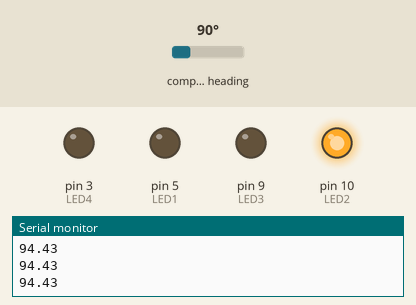
Bench run of a sketch on a simulated Arduino Uno, built with avr-gcc and run on an emulated ATmega328P. On the bench: output pins drawn as LEDs (lit = HIGH), the last lines printed to the serial monitor. The inputs (shaded band) are chosen by the test bench; at power-on: compass heading 90°.

Above: at 1.2 s.
1.3 s: compass heading set to 81°
2.8 s: compass heading set to 71°
At 3.4 s:
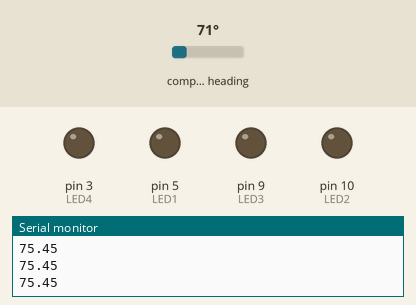
4.3 s: compass heading set to 180°
At 5.5 s:
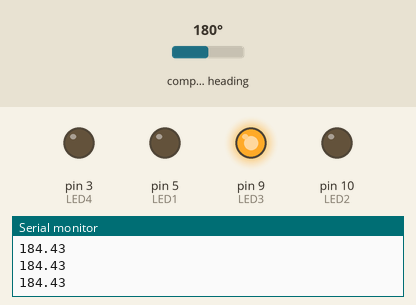
5.8 s: compass heading set to 191°
At 7.0 s:
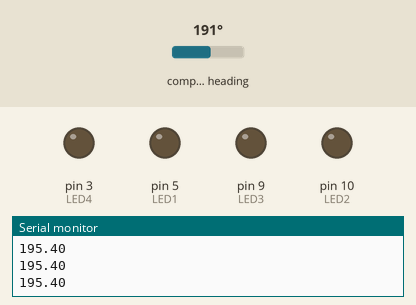
7.3 s: compass heading set to 249°
8.8 s: compass heading set to 259°
At 9.2 s:
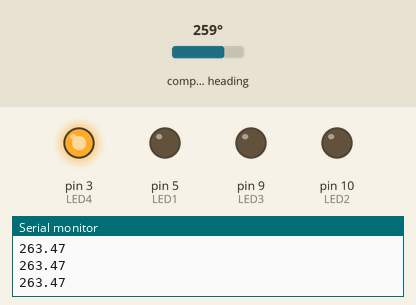
Timing chart, 0 to 11.3 s (numbered marks = the images above; inputs shaded):
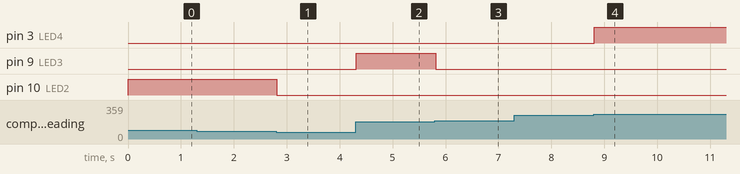

The sketch:

IEEE.ino
```cpp
#include <Wire.h>
#include "HMC5883L.h"

int LED1= 5;
int LED2= 10;
int LED3= 9;
int LED4= 3;

HMC5883L compass;

void setup()
{
  pinMode(LED1,OUTPUT);
  pinMode(LED2,OUTPUT);
  pinMode(LED3,OUTPUT);
  pinMode(LED4,OUTPUT);

  Serial.begin(9600);
  Serial.println("Initialize HMC5883L");
  while (!compass.begin())
  {
    Serial.println("Could not find a valid HMC5883L sensor, check wiring!");
    delay(500);
  }

  // Set measurement range
  compass.setRange(HMC5883L_RANGE_1_3GA);

  // Set measurement mode
  compass.setMeasurementMode(HMC5883L_CONTINOUS);

  // Set data rate
  compass.setDataRate(HMC5883L_DATARATE_30HZ);

  // Set number of samples averaged
  compass.setSamples(HMC5883L_SAMPLES_8);

  // Set calibration offset. See HMC5883L_calibration.ino
  compass.setOffset(0, 0);
}

void loop()
{
  Vector norm = compass.readNormalize();

  // Calculate heading
  float heading = atan2(norm.YAxis, norm.XAxis);

  // Set declination angle on your location and fix heading
  // You can find your declination on: http://magnetic-declination.com/
  // (+) Positive or (-) for negative
  // For Bytom / Poland declination angle is 4'26E (positive)
  // Formula: (deg + (min / 60.0)) / (180 / M_PI);
  float declinationAngle = (4.0 + (26.0 / 60.0)) / (180 / M_PI);
  heading += declinationAngle;

  // Correct for heading < 0deg and heading > 360deg
  if (heading < 0)
  {
    heading += 2 * PI;
  }

  if (heading > 2 * PI)
  {
    heading -= 2 * PI;
  }

  // Convert to degrees
  float headingDegrees = heading * 180/M_PI;

  // Output
//  Serial.print(" Heading = ");
//  Serial.print(heading);
//  Serial.print(" Degress = ");
//  Serial.print(headingDegrees);
//  Serial.println();
   Serial.println(headingDegrees);


  dir_glow(headingDegrees);
}


void dir_glow(int value){
  if( (value>=350 && value <=359.9) || (value >=0 && value<=10) ){
    digitalWrite(LED1,HIGH);
  }
  else{
     digitalWrite(LED1,LOW);
  }

  if(value >=80 && value <=100){
    digitalWrite(LED2,HIGH);
  }
  else {
    digitalWrite(LED2,LOW);
  }

  if(value >=170 && value <=190){
   digitalWrite(LED3,HIGH);
  }
  else{
    digitalWrite(LED3,LOW);
  }

  if(value >=260 && value <=280){
    digitalWrite(LED4,HIGH);
  }
  else{
    digitalWrite(LED4,LOW);
  }
}
```

Measured:
- the behaviour switches between 76 and 75° on compass heading (found by bisection; images 0 and 1)
- the behaviour switches between 186 and 187° on compass heading (found by bisection; images 2 and 3)
- the behaviour switches between 255 and 256° on compass heading (found by bisection; images 3 and 4)
- after the input at 2.8 s, pin 10 (LED2): HIGH → LOW at once
- after the input at 4.3 s, pin 9 (LED3): LOW → HIGH at once
- after the input at 5.8 s, pin 9 (LED3): HIGH → LOW at once
- after the input at 8.8 s, pin 3 (LED4): LOW → HIGH at once
